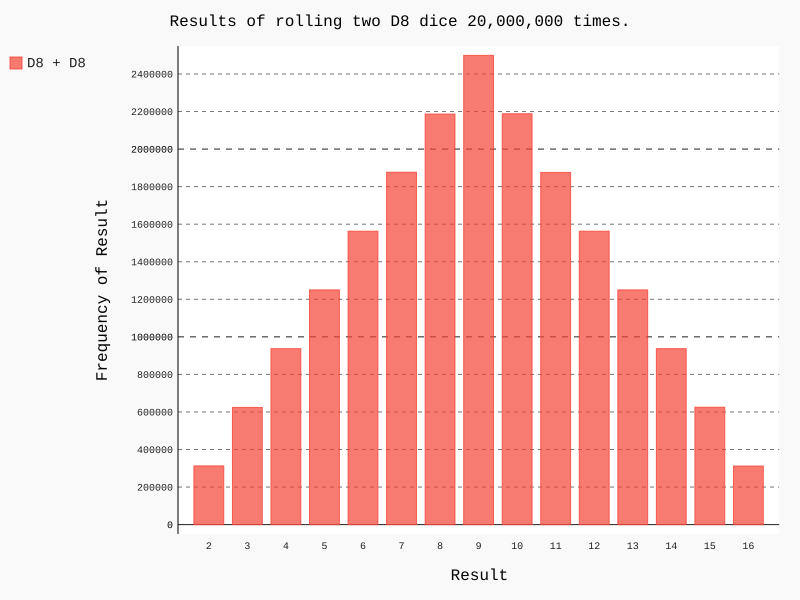

Reproduce this figure in Python.
"""
两个 D8 骰子：请模拟同事掷两个 8 面骰子 1000 次的结果。逐渐增加掷骰子的次数，直到系统不堪重负位置。
"""
import pygal

from die import Die

die_1 = Die(8)
die_2 = Die(8)

results = []
for roll_num in range(20000000):
    result = die_1.roll() + die_2.roll()
    results.append(result)


frequencies = []
max_result = die_1.num_sides + die_2.num_sides
for value in range(2, max_result+1):
    frequency = results.count(value)
    frequencies.append(frequency)

hist = pygal.Bar()

hist.title = "Results of rolling two D8 dice 20,000,000 times."
hist.x_labels = [str(x) for x in range(2, max_result + 1)]
hist.x_title = "Result"
hist.y_title = "Frequency of Result"

hist.add('D8 + D8', frequencies)
hist.render_to_file('two_d8s.svg')
